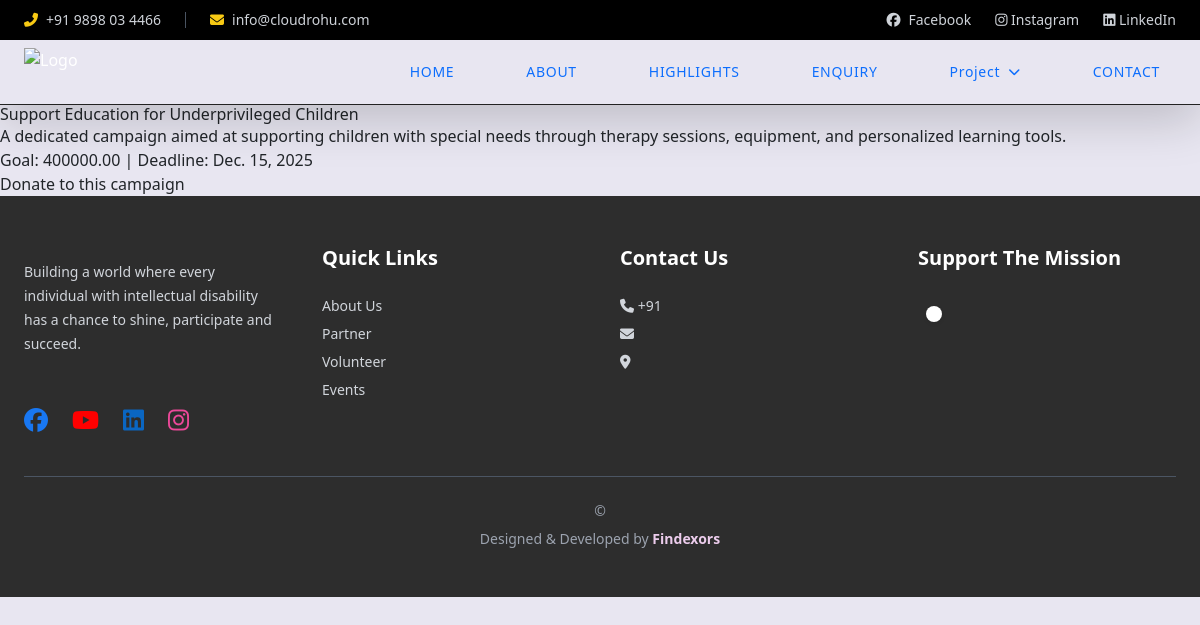
/campaigns/support-education-for-underprivileged-children/, run on the app's committed database.
### home/models.py (models this page shows, shortened)
class Campaign(models.Model):
    title = models.CharField(max_length=255)
    slug = models.SlugField(max_length=255, unique=True)
    goal_amount = models.DecimalField(max_digits=12, decimal_places=2, default=0)
    deadline = models.DateField(null=True, blank=True)
    description = models.TextField(blank=True)
    is_active = models.BooleanField(default=True)
    created_on = models.DateTimeField(auto_now_add=True)
    projects = models.ManyToManyField('Project', blank=True, related_name='campaigns')
    class Meta:
        ordering = ['-created_on']

### home/views.py (the view)
# urls.py: path('campaigns/<slug:slug>/', CampaignDetailView.as_view(), name='campaign_detail'),
class CampaignDetailView(DetailView):
    model = Campaign
    template_name = 'campaigns/detail.html'
    context_object_name = 'campaign'

### home/context_processors.py (called while the page is built)
def global_vars(request):
    return {
        'site_name': 'Your NGO Name',
        'social_links': SocialLink.objects.filter(is_visible=True).order_by('order')[:10],
        'locations': Location.objects.all().order_by('-is_head_office')[:5],
    }

### home/templates/campaigns/detail.html (shortened to what this page needs)
{% extends 'base.html' %}
{% block content %}
<h1>{{ campaign.title }}</h1>
<p>{{ campaign.description }}</p>
<p>Goal: {{ campaign.goal_amount }} | Deadline: {{ campaign.deadline }}</p>
<a href="{% url 'home:campaign_donate' slug=campaign.slug %}">Donate to this campaign</a>
{% endblock %}

### data on the page
Campaign: title "Support Education for Underprivileged Children", description "A dedicated campaign aimed at supporting children with special needs through therapy sessions, equipment, and personalized learning tools.", goal_amount "400000.00", deadline "Dec. 15, 2025"
